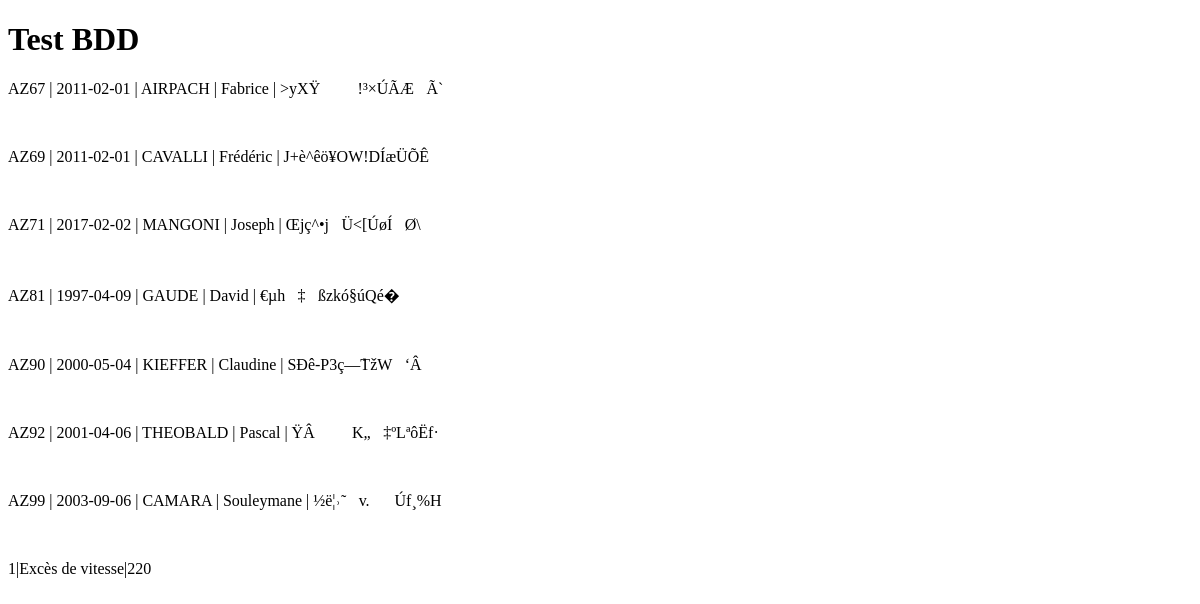
Page /src/view/TestSQL.php on the earlier database version.
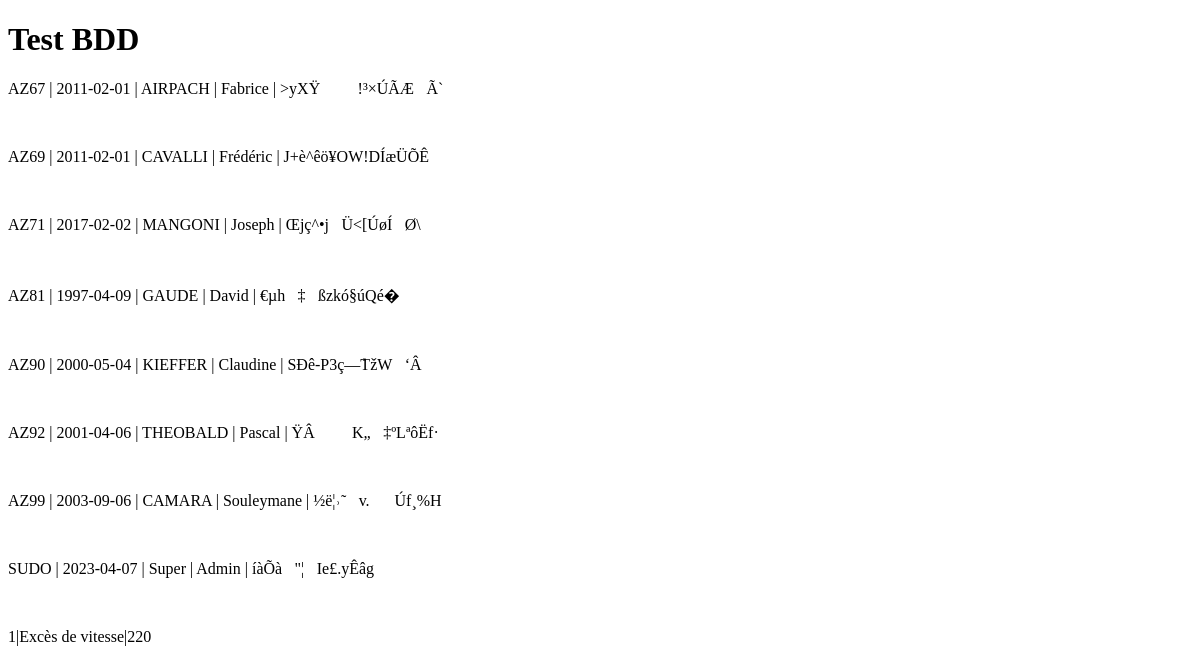
Same page on the later database version.
### tables this page shows
CREATE TABLE `conducteur` (
  `no_permis` varchar(4) NOT NULL,
  `date_permis` date NOT NULL,
  `nom` varchar(25) NOT NULL,
  `prenom` varchar(25) NOT NULL,
  `mdp` varchar(30) NOT NULL,
  `mdp_encrypter` VARBINARY(255) NOT NULL,
  PRIMARY KEY (`no_permis`)
);

CREATE TABLE `delit` (
  `id_delit` int(11) NOT NULL AUTO_INCREMENT,
  `nature` varchar(40) NOT NULL,
  `montant` int(11) NOT NULL,
  PRIMARY KEY (`id_delit`)
);

### src/controller/Conducteur.php (called while the page is built, shortened)
<?php
    class Conducteur {
        private string $no_permis;
        private string $date_permis;
        private string $nom;
        private string $prenom;
        private string $mdp;
        public function __construct($no_permis, $date_permis, $nom, $prenom, $mdp) {
            $this->no_permis = $no_permis;
            $this->date_permis = $date_permis;
            $this->nom = $nom;
            $this->prenom = $prenom;
            $this->mdp = $mdp;
        }
        public function getNoPermis() {
            return $this->no_permis;
        }
        public function getDatePermis() {
            return $this->date_permis;
        }
        public function getNom() {
            return $this->nom;
        }
        public function getPrenom() {
            return $this->prenom;
        }
        public function getMdp() {
            return $this->mdp;
        }
    }
?>

### src/controller/Connexion.php (called while the page is built, shortened)
<?php
    class ConnexionDocker {
        private PDO $db;
        function __construct(string $SGBD, string $Host, string $dbName, string $UserPassword = "root") {
            $db_config["SGBD"] = $SGBD;
            $db_config["HOST"] = $Host;
            $db_config["DB_NAME"] = $dbName;
            $db_config["USER"] = $UserPassword;
            $db_config["PASSWORD"] = $UserPassword;
            $this->db = new PDO($db_config["SGBD"] . ":host=" . $db_config["HOST"] . ";dbname=" . $db_config["DB_NAME"], $db_config["USER"], $db_config["PASSWORD"], array(PDO::MYSQL_ATTR_INIT_COMMAND => 'SET NAMES utf8'));
        }
        function execSQL(string $req, array $valeur=[]) : array {
            try {
                $resultat = $this->db->prepare($req);
                $resultat->execute($valeur);
                return $resultat->fetchAll(PDO::FETCH_ASSOC);
            }
            catch (PDOException $e) {
                echo $e->getMessage();
                $resultat = [];
            }
            return $resultat;
        }
    }
?>

### src/model/function/FonctionConnexion.php (called while the page is built, shortened)
<?php
    require("../controller/Connexion.php");
    function choixConnexion(): ConnexionDocker | ConnexionIUT {
        try {
            $dbo = new ConnexionDocker("mysql", "dbTp", "Infraction");
            return $dbo;
        }
        catch (PDOException $e) {
            echo $e->getMessage();
        }
        throw new Exception("Aucune connexion possible");
    }
?>

### src/controller/Delits.php (called while the page is built, shortened)
<?php
    class Delits {
        private int $id_delit;
        private string $nature;
        private int $montant;
        public function __construct($id_delit, $nature, $montant) {
            $this->id_delit = $id_delit;
            $this->nature = $nature;
            $this->montant = $montant;
        }
        public function getIdDelit() {
            return $this->id_delit;
        }
        public function getNature() {
            return $this->nature;
        }
        public function getMontant() {
            return $this->montant;
        }
    }
?>

### src/model/LesConducteurs.php (the view, shortened to what this page needs)
<?php
    require ("../controller/Conducteur.php");
    class LesConducteurs {
        private array $conducteursTab;
        public function setArrayTab($arrayTab) {
            $this->conducteursTab = $arrayTab;
        }
        public function fetchAllConducteur() {
            $dbo = choixConnexion();
            $requete = $dbo->execSQL("SELECT * FROM conducteur");
        }
        public function displayAllConducteur() {
            foreach ($this->conducteursTab as $LesConducteurs) {
                echo "<p>" . $LesConducteurs->getNoPermis() . " | " . $LesConducteurs->getDatePermis() . " | " . $LesConducteurs->getNom() . " | " . $LesConducteurs->getPrenom() . " | " . $LesConducteurs->getMdp() . "</p>";
                echo "<br>";
            }
        }
    }
?>

### src/view/TestSQL.php (shortened to what this page needs)
<!DOCTYPE html>
<html lang="en">
<head>
</head>
<body>
    <h1>Test BDD</h1>
    <?php
        require("../model/LesConducteurs.php");
        require("../model/function/FonctionConnexion.php");
        require("../model/LesDelits.php");
        $jaaj = new LesConducteurs();
        $jaaaj = new LesDelits();
        $jaaj->fetchAllConducteur();
        $jaaj->displayAllConducteur();
        $jaaaj -> fetchAllDelits();
        $jaaaj -> fetchDelitByInfraction(1);
        $jaaaj -> displayAllDelits();
    ?>
</body>
</html>

### src/model/LesDelits.php (shortened to what this page needs)
<?php
require("../controller/Delits.php");
class LesDelits {
    private array $delitsTab;
    public function setDelitsTab(array $value) {
        $this -> delitsTab = $value;
    }
    public function fetchAllDelits() {
        $dbo = choixConnexion();
        $req = $dbo -> execSQL("SELECT * FROM delit");
    }
    public function displayAllDelits() {
        foreach($this -> delitsTab as $lesDelits) {
            echo "<p>". $lesDelits -> getIdDelit() . "|" . $lesDelits -> getNature() . "|" . $lesDelits -> getMontant() ."</p>";
        }
    }
}
?>

Differences in the rows shown:
added conducteur: no_permis "SUDO", date_permis "2023-04-07", nom "Super", prenom "Admin", mdp_encrypter "íàÕà\u0003\"¦\u0019Ie£.yÊâg"
